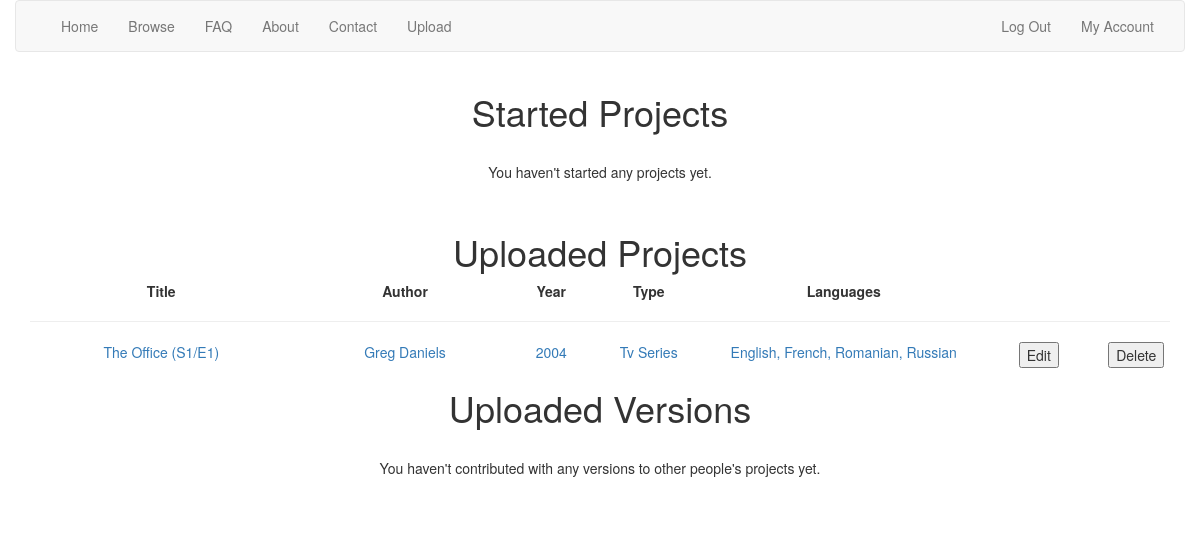
The app's page /view_history (signed in) with its own data.
### tables this page shows
CREATE TABLE 'projects' ('id' INTEGER PRIMARY KEY AUTOINCREMENT NOT NULL, 'type' TEXT NOT NULL,'title' TEXT NOT NULL, 'author' TEXT NOT NULL, 'year' INTEGER NOT NULL, 'user_id'  INTEGER NOT NULL  , 'line_count' INTEGER, 'season' INTEGER, 'episode' INTEGER, 'poster'  TEXT NOT NULL  , 'description'  TEXT NOT NULL  );

### application.py (the view, shortened to what this page needs)
@app.route("/view_history")
@login_required
def view_history():
    started_projects = db.execute("SELECT * FROM history WHERE user_id = :user_id",
                                  user_id=session["user_id"])
    uploaded_projects = db.execute("SELECT * FROM projects WHERE user_id = :user_id",
                                   user_id=session["user_id"])
    if len(uploaded_projects) > 0:
        for project in uploaded_projects:
            if project["type"].lower() == "tv series":
                project["title"] += (" (s" + str(project["season"]) + "/e" + str(project["episode"]) +")")
            rows = db.execute("SELECT * FROM versions WHERE project_id = :project_id AND user_id = :user_id",
                              project_id=project["id"], user_id=session["user_id"])
            languages_list = []
            for row in rows:
                if row["language"] not in languages_list:
                    languages_list.append(row["language"])
            languages_list = sorted(languages_list)
            languages_string = ""
            for language in languages_list:
                languages_string += (language + ", ")
            languages_string = languages_string[:-2]
            project["languages"] = languages_string
    user_projects = []
    for project in uploaded_projects:
        user_projects.append(project["id"])
    uploaded_versions = db.execute("SELECT * FROM versions WHERE user_id = :user_id",
                                   user_id=session["user_id"])
    user_versions = []
    for version in uploaded_versions:
        if version["project_id"] not in user_projects:
            if version["project_id"] not in user_versions:
                user_versions.append(version)
    not_user_project_ids = []
    for version in user_versions:
        if version["project_id"] not in not_user_project_ids:
            not_user_project_ids.append(version["project_id"])
    not_user_projects = []
    return render_template("account_history.html", started_projects=started_projects,
                           uploaded_projects=uploaded_projects, not_user_projects=not_user_projects)

### helpers.py (called while the page is built)
def login_required(f):
    @wraps(f)
    def decorated_function(*args, **kwargs):
        if session.get("user_id") is None:
            return redirect(url_for("log_in", next=request.url))
        return f(*args, **kwargs)
    return decorated_function

### templates/account_history.html (shortened to what this page needs)
{% extends "layout.html" %}
{% block main %}
    <div class="container">
        <div>
            <h1>Started Projects</h1>
                {% if started_projects|length == 0 %}
                    <br>
                    <p>You haven't started any projects yet.</p>
                    <br>
                {% endif %}
        </div>
        <div>
            <h1>Uploaded Projects</h1>
                {% if uploaded_projects|length == 0 %}
                    <br>
                    <p>You haven't uploaded any projects yet.</p>
                    <br>
                {% else %}
                    <div class="row">
                        <div class="col-xs-3"><strong>Title</strong></div>
                        <div class="col-xs-2"><strong>Author</strong></div>
                        <div class="col-xs-1"><strong>Year</strong></div>
                        <div class="col-xs-1"><strong>Type</strong></div>
                        <div class="col-xs-3"><strong>Languages</strong></div>
                        <div class="col-xs-1"></div>
                        <div class="col-xs-1"></div>
                    </div>
                    <hr>
                    {% for project in uploaded_projects %}
                        <a href="{{ url_for('view_project', id=project['id']) }}">
                            <div class="row">
                                    <div class="col-xs-3"> {{ project["title"].title() }} </div>
                                    <div class="col-xs-2"> {{ project["author"].title() }} </div>
                                    <div class="col-xs-1"> {{ project["year"] }} </div>
                                    <div class="col-xs-1"> {{ project["type"].title() }} </div>
                                    <div class="col-xs-3"> {{ project["languages"].title() }} </div>
                        </a>
                                    <div class="col-xs-1">
                                        <form action="{{ url_for('edit') }}" method="POST">
                                            <button type="submit" name="want_to_edit_project" value="{{ project['id'] }}">
                                                Edit
                                            </button>
                                        </form>
                                    </div>
                                    <div class="col-xs-1">
                                        <form action="{{ url_for('prepare_deletion') }}" method="POST">
                                            <button type="submit" name="delete_project" value="{{ project['id'] }}">
                                                Delete
                                            </button>
                                        </form>
                                    </div>
                            </div>
                    {% endfor %}
                {% endif %}
        </div>
        <div>
            <h1>Uploaded Versions</h1>
                {% if not_user_projects|length == 0 %}
                    <br>
                    <p>You haven't contributed with any versions to other people's projects yet.</p>
                    <br>
                {% endif %}
        </div>
    </div>
{% endblock %}

### static/styles.css (style rules this page uses)
body, html { width: 100%; height: 100%; margin: 0; }
.container { margin-left: auto; margin-right: auto; text-align: center; width: 100%; height: 100%; }

### records on screen
projects: title "The Office (S1/E1)", author "Greg Daniels", year "2004", type "Tv Series", languages "English, French, Romanian, Russian", {{ project['id'] }} 4 (drawn)
